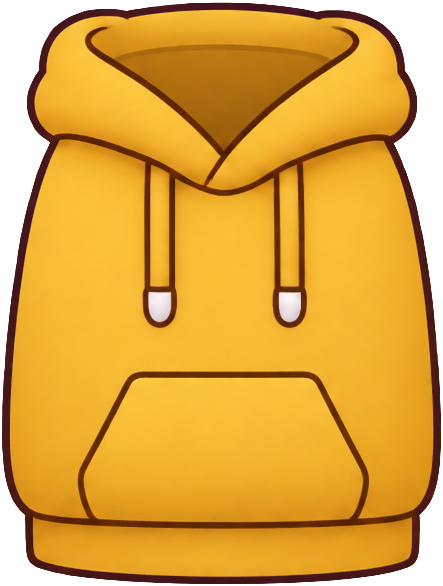
#> input picture canal_es/anim/cut/tu/torso.png, 443 x 586 px, found by its file name
$ python carve_sleeves.py tu/torso.png
#> lines starting #> are read from the running program, lines starting #| are printed output that depends on the picture; after the words box and inside, x2 and y2 are one past the last pixel; in counts of white or black regions, pixels touching at a corner belong together
"""Cut painted sleeves off a cut-out torso, so the only sleeve is the one on the moving arm (no doubled arms).
usage: python carve_sleeves.py NAME [NAME ...]   (reads/writes <name>/torso.png; original kept by git)
T-shirts: everything outside the body sides below the armpit is cut (vertical sides up to the shoulder).
Jackets: cut along the traced sleeve seams (SEAMS below: (y, x) points, left and right).
The new edges get the same dark outline as the rest of the part."""
import sys
import numpy as np
from PIL import Image
from scipy import ndimage as ndi
SEAMS = {   # torso image px: sleeve seam polylines (outside of them is sleeve)
  'valeria': ([(40, 160), (60, 150), (100, 128), (130, 117), (200, 103), (300, 97), (350, 79), (400, 55), (440, 43), (480, 40), (600, 40)],
              [(40, 340), (60, 346), (100, 368), (130, 383), (200, 403), (250, 399), (300, 404), (350, 419), (400, 440), (440, 445), (480, 449), (600, 449)]),
}
OUT = np.array([50, 16, 40])
def interp(poly, ys): py, px = zip(*poly); return np.interp(ys, py, px)
def carve(name):
#> called with name = 'tu/torso.png'
    im = np.asarray(Image.open(f'{name}/torso.png').convert('RGBA')).astype(float); h, w, _ = im.shape; a = im[:, :, 3] > 128
#> after `h, w, _ = im.shape`: h = 586; w = 443
#> after `a = im[:, :, 3] > 128`:
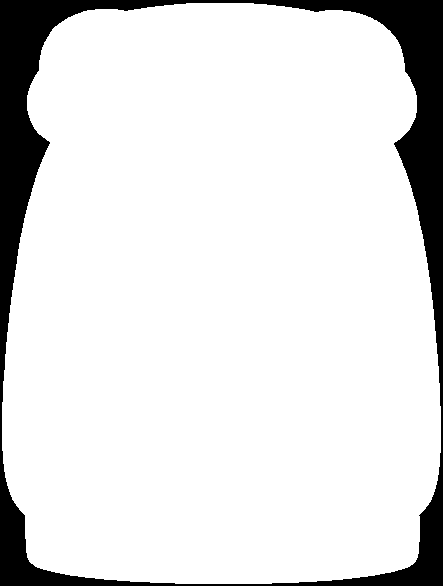
#> a: shape (586, 443) bool; 88% white; 1 black region, box (x1, y1, x2, y2) and area: (0, 0, 443, 586) 31223
    ys = np.arange(h)
#> ys = 586 values from 0 to 585
    if name in SEAMS:
        xl, xr = interp(SEAMS[name][0], ys), interp(SEAMS[name][1], ys)
    else:   # T-shirt: armpit = first row below the widest (sleeve) rows where the sides step inwards
        L = np.array([np.argmax(r) if r.any() else w for r in a]); R = np.array([w - 1 - np.argmax(r[::-1]) if r.any() else -1 for r in a])
#> after `L = np.array([np.argmax(r) if r.any() else w for r in a])`: L = 586 values, max 443 at index 0, min 2 at index 402, mean 28.75
#> after `R = np.array([w - 1 - np.argmax(r[::-1]) if r.any() else -1 for r in a`: R = 586 values, max 440 at index 406, min -1 at index 0, mean 413.8
        wid = R - L; ytop = int(np.argmax(wid > 0)); yw = int(np.argmax(wid)); ya = yw
#> after `wid = R - L`: wid = 586 values, max 438 at index 406, min -444 at index 0, mean 385
#> after `ytop = int(np.argmax(wid > 0))`: ytop = 3
#> after `yw = int(np.argmax(wid))`: yw = 406
#> after `ya = yw`: ya = 406
        while ya < h - 1 and not (L[ya] - L[yw] > .55 * (L[ya + 40] - L[yw] if ya + 40 < h else 1) and wid[ya] < wid[yw] - 60): ya += 1
#> after the loop, ya = 565
        ya = min(h - 1, ya + 12); xl0, xr0 = L[ya], R[ya]
#> after `ya = min(h - 1, ya + 12)`: ya = 577
#> after `xl0, xr0 = (L[ya], R[ya])`: xl0 = 85; xr0 = 359
        yb = min(h - 1, ya + 45)   # below the armpit, blend from the cut line into the body side (no leftover sleeve hem ticks)
#> yb = 585
        xl = np.where(ys < ya, xl0, np.where(ys < yb, xl0 + (L[yb] - xl0) * (ys - ya) / (yb - ya), -1.0))
#> xl = 586 values, max 398.2 at index 584, min -1 at index 585, mean 86.99
        xr = np.where(ys < ya, xr0, np.where(ys < yb, xr0 + (R[yb] - xr0) * (ys - ya) / (yb - ya), w + 1.0))
#> xr = 586 values, max 444 at index 585, min 44 at index 584, mean 357
        # the painted armhole seam bows inwards between shoulder and armpit: cut along a bow just inside it
        yb = min(h - 1, ya + 70); xl = np.where(ys < yb, np.minimum(xl0, np.where(ys < ya, xl0, xl0 + (L[yb] - xl0) * (ys - ya) / (yb - ya))), -1.0)
#> after `xl = np.where(ys < yb, np.minimum(xl0, np.where(ys < ya, xl0, xl0 + (L`: xl = 586 values, max 85 at index 0, min -1 at index 585, mean 84.85
        xr = np.where(ys < yb, np.maximum(xr0, np.where(ys < ya, xr0, xr0 + (R[yb] - xr0) * (ys - ya) / (yb - ya))), w + 1.0)
#> xr = 586 values from 359 to 444
        ysh = ytop + .25 * (ya - ytop); u = np.clip((ys - ysh) / (yb - ysh), 0, 1); bow = (6 * (1 - u) + 30 * np.sin(np.pi * u) * (ys >= ysh)) * (ys < yb)
#> after `ysh = ytop + 0.25 * (ya - ytop)`: ysh = 146.5
#> after `u = np.clip((ys - ysh) / (yb - ysh), 0, 1)`: u = 586 values from 0 to 1
#> after `bow = (6 * (1 - u) + 30 * np.sin(np.pi * u) * (ys >= ysh)) * (ys < yb)`: bow = 586 values, max 33.06 at index 357, min 0 at index 585, mean 18.04
        xl = np.where(ys < yb, xl + bow, xl); xr = np.where(ys < yb, xr - bow, xr)
#> after `xl = np.where(ys < yb, xl + bow, xl)`: xl = 586 values, max 118.1 at index 357, min -1 at index 585, mean 102.9
#> after `xr = np.where(ys < yb, xr - bow, xr)`: xr = 586 values, max 444 at index 585, min 325.9 at index 357, mean 341.1
        print(name, 'armpit row', ya, 'body sides', xl0, xr0)
#| tu/torso.png armpit row 577 body sides 85 359
    X = np.arange(w)[None, :]
    keep = (X >= xl[:, None]) & (X <= xr[:, None])
#> keep: shape (586, 443) bool; 53.8% white; 2 black regions, box (x1, y1, x2, y2) and area: (0, 0, 119, 585) 60515, (326, 0, 443, 585) 59345
    keep = ndi.gaussian_filter(keep.astype(float), 14) > .5         # round the shoulder corners
#> keep: shape (586, 443) bool; 53.8% white; 2 black regions, box (x1, y1, x2, y2) and area: (0, 0, 118, 586) 60570, (327, 0, 443, 586) 59398
    newa = a & keep
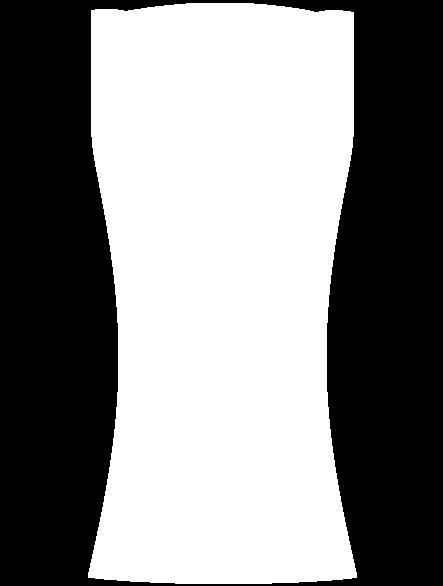
#> newa: shape (586, 443) bool; 52.7% white; 1 black region, box (x1, y1, x2, y2) and area: (0, 0, 443, 586) 122758
    cut = a & ~keep                                                   # removed sleeve pixels
#> cut: shape (586, 443) bool; 35.3% white; 2 white regions, box (x1, y1, x2, y2) and area: (2, 10, 118, 578) 46165, (327, 12, 441, 578) 45370
    edge = newa & ~ndi.binary_erosion(newa, iterations=7)             # a 7 px band along the new silhouette
#> edge: shape (586, 443) bool; 4.4% white; 1 white region, box (x1, y1, x2, y2) and area: (88, 3, 357, 584) 11475
    near_cut = ndi.binary_dilation(cut, iterations=9)
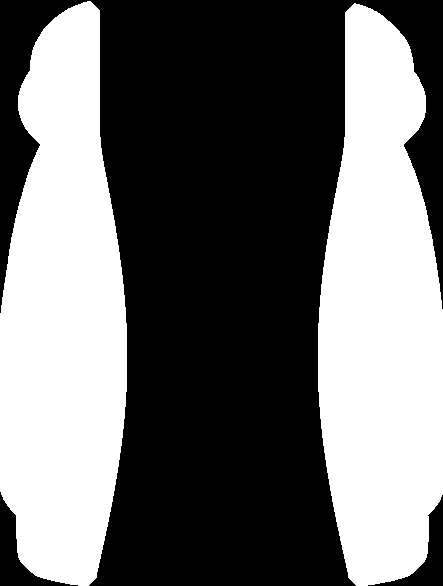
#> near_cut: shape (586, 443) bool; 43% white; 2 white regions, box (x1, y1, x2, y2) and area: (0, 1, 127, 586) 56296, (318, 3, 443, 586) 55416
    out = im.copy()
    paint = edge & near_cut
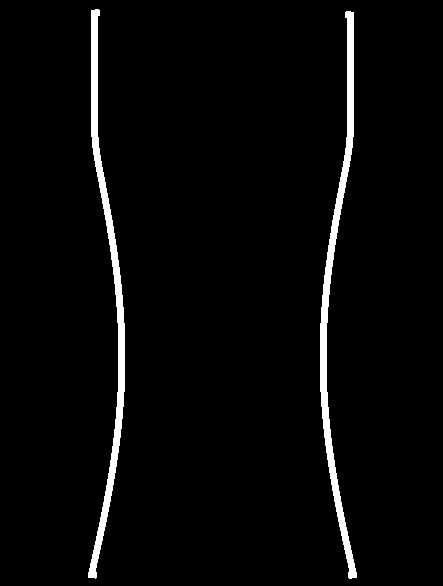
#> paint: shape (586, 443) bool; 3.1% white; 2 white regions, box (x1, y1, x2, y2) and area: (88, 9, 125, 579) 4005, (320, 11, 357, 579) 3994
    lum = im[:, :, :3].mean(2)
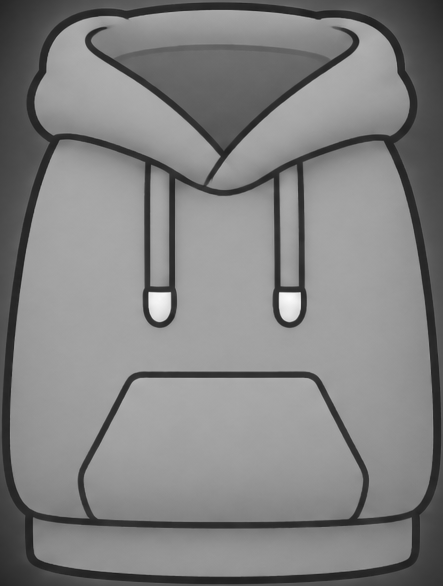
#> lum: shape (586, 443) float64; min 30, max 251.3, mean 129.9
    out[paint, :3] = OUT * .92 + out[paint, :3] * .08
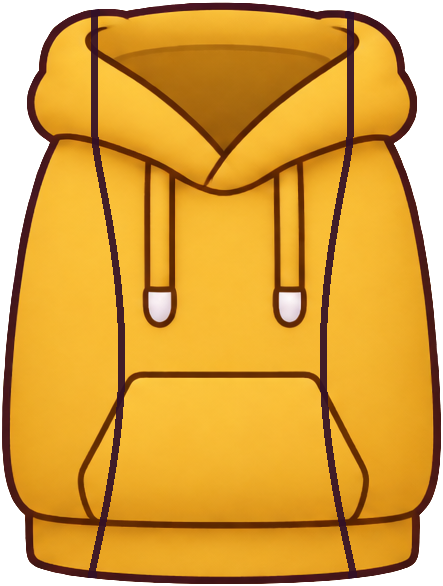
#> out: shape (586, 443, 4) float64; mean R, G, B, A 200.2, 141.2, 39.1, 224.3; transparent parts drawn white
    alpha = np.where(newa, im[:, :, 3], 0.0)
    alpha = np.where(cut, 0.0, alpha)
    # 1 px antialias on the cut edge
    soft = ndi.gaussian_filter(newa.astype(float), .8)
    alpha = np.where(near_cut, np.minimum(im[:, :, 3], soft * 255), alpha)
    out[:, :, 3] = alpha
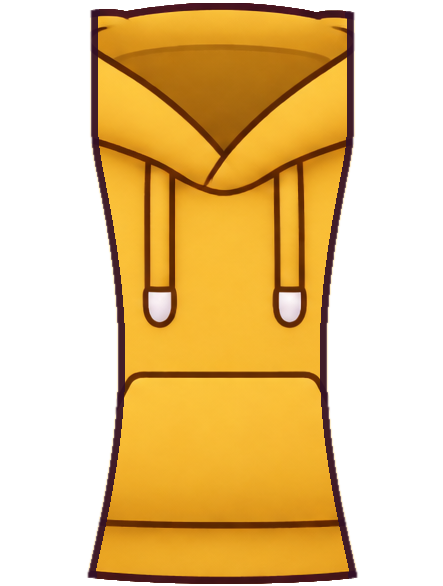
#> out: shape (586, 443, 4) float64; mean R, G, B, A 200.2, 141.2, 39.1, 134.4; transparent parts drawn white
    Image.fromarray(np.clip(out, 0, 255).astype(np.uint8)).save(f'{name}/torso.png')
    print(name, 'carved', int(cut.sum()), 'px')
#| tu/torso.png carved 91535 px
for n in sys.argv[1:]: carve(n)

$ run again, with canal_es/anim/cut/tu/fore.png copied over canal_es/anim/cut/tu/torso.png
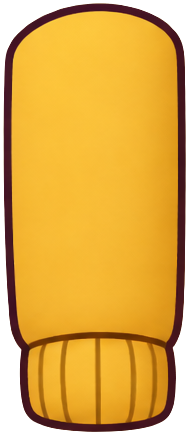
#> input picture canal_es/anim/cut/tu/fore.png, 189 x 435 px, found by its file name
#> in carve, `a = im[:, :, 3] > 128`:
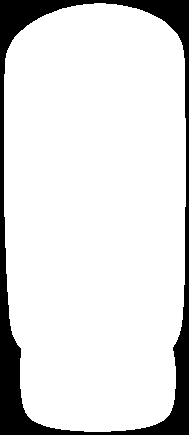
#> a: shape (435, 189) bool; 87% white; 1 black region, box (x1, y1, x2, y2) and area: (0, 0, 189, 435) 10657
#> L = 435 values, max 189 at index 0, min 4 at index 74, mean 15.08
#> R = 435 values, max 185 at index 118, min -1 at index 0, mean 176
#> wid = 435 values, max 181 at index 118, min -190 at index 0, mean 160.9
#> ytop = 3
#> yw = 118
#> after the loop in carve, `while ya < h - 1 and not (L[ya] - L[yw] > .55 * (L[ya + 40] - L[yw] if..`: ya = 423
#> in carve, `ya = min(h - 1, ya + 12)`: ya = 434
#> xl0 = 189; xr0 = -1
#> yb = 434
#> in carve, `xl = np.where(ys < ya, xl0, np.where(ys < yb, xl0 + (L[yb] - xl0) * (y..`: xl = 435 values, max 189 at index 0, min -1 at index 434, mean 188.6
#> in carve, `xr = np.where(ys < ya, xr0, np.where(ys < yb, xr0 + (R[yb] - xr0) * (y..`: xr = 435 values from -1 to 190
#> ysh = 110.8
#> u = 435 values from 0 to 1
#> bow = 435 values, max 33.06 at index 266, min 0 at index 434, mean 17.96
#> in carve, `xl = np.where(ys < yb, xl + bow, xl)`: xl = 435 values, max 222.1 at index 266, min -1 at index 434, mean 206.5
#> in carve, `xr = np.where(ys < yb, xr - bow, xr)`: xr = 435 values, max 190 at index 434, min -34.06 at index 266, mean -18.52
#| tu/torso.png armpit row 434 body sides 189 -1
#> near_cut: shape (435, 189) bool; 95% white; 4 black regions, box (x1, y1, x2, y2) and area: (0, 319, 43, 435) 1502, (0, 0, 59, 46) 1044, (153, 335, 189, 435) 834, (140, 0, 189, 38) 740
#> in carve, `lum = im[:, :, :3].mean(2)`:
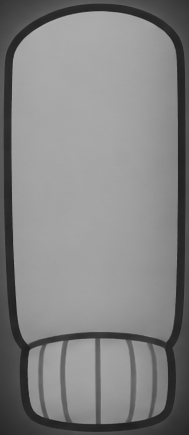
#> lum: shape (435, 189) float64; min 29.67, max 176, mean 131.5
#> alpha: shape (435, 189) float64; every value is 0
#| tu/torso.png carved 71558 px
